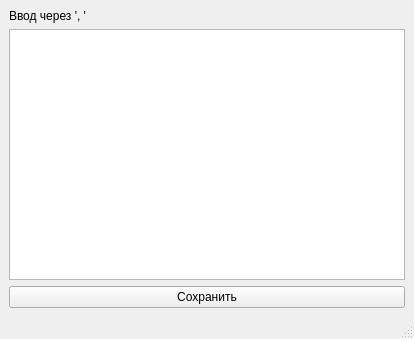
<?xml version="1.0" encoding="UTF-8"?>
<ui version="4.0">
 <class>MainWindow</class>
 <widget class="QMainWindow" name="MainWindow">
  <property name="geometry">
   <rect>
    <x>0</x>
    <y>0</y>
    <width>414</width>
    <height>339</height>
   </rect>
  </property>
  <property name="windowTitle">
   <string>MainWindow</string>
  </property>
  <widget class="QWidget" name="centralwidget">
   <layout class="QGridLayout" name="gridLayout_2">
    <item row="0" column="0">
     <layout class="QGridLayout" name="gridLayout">
      <item row="1" column="0">
       <widget class="QTextEdit" name="textEdit">
        <property name="html">
         <string>&lt;!DOCTYPE HTML PUBLIC &quot;-//W3C//DTD HTML 4.0//EN&quot; &quot;http://www.w3.org/TR/REC-html40/strict.dtd&quot;&gt;
&lt;html&gt;&lt;head&gt;&lt;meta name=&quot;qrichtext&quot; content=&quot;1&quot; /&gt;&lt;style type=&quot;text/css&quot;&gt;
p, li { white-space: pre-wrap; }
&lt;/style&gt;&lt;/head&gt;&lt;body style=&quot; font-family:'MS Shell Dlg 2'; font-size:8.25pt; font-weight:400; font-style:normal;&quot;&gt;
&lt;p style=&quot;-qt-paragraph-type:empty; margin-top:0px; margin-bottom:0px; margin-left:0px; margin-right:0px; -qt-block-indent:0; text-indent:0px;&quot;&gt;&lt;br /&gt;&lt;/p&gt;&lt;/body&gt;&lt;/html&gt;</string>
        </property>
       </widget>
      </item>
      <item row="0" column="0">
       <widget class="QLabel" name="label">
        <property name="text">
         <string>Ввод через ', '</string>
        </property>
       </widget>
      </item>
      <item row="2" column="0">
       <widget class="QPushButton" name="pushButton">
        <property name="text">
         <string>Сохранить</string>
        </property>
       </widget>
      </item>
     </layout>
    </item>
   </layout>
  </widget>
  <widget class="QMenuBar" name="menubar">
   <property name="geometry">
    <rect>
     <x>0</x>
     <y>0</y>
     <width>414</width>
     <height>20</height>
    </rect>
   </property>
  </widget>
  <widget class="QStatusBar" name="statusbar"/>
 </widget>
 <resources/>
 <connections/>
</ui>
